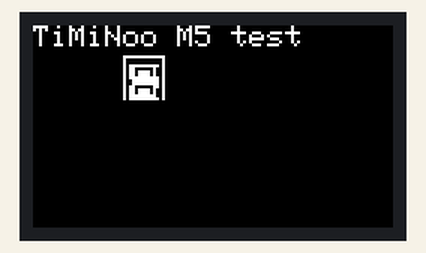
Bench run of a sketch on a simulated ESP32. On the bench: 240×135 colour display.

Above: at 0.2 s.

The sketch:

HelloWorld.ino
```cpp
// (licence header left out)
#include <M5StickCPlus.h>
#include <pgmspace.h>

#define door_28x30_width 28
#define door_28x30_height 30
PROGMEM const unsigned char door_28x30_bits[] = {
   0xff, 0xff, 0xff, 0x0f, 0xff, 0xff, 0xff, 0x0f, 0x03, 0x00, 0x00, 0x0c,
   0x03, 0x00, 0x00, 0x0c, 0x03, 0x00, 0x00, 0x0c, 0x03, 0x00, 0x00, 0x0c,
   0xf3, 0xff, 0xff, 0x0c, 0xf3, 0xff, 0xff, 0x0c, 0xf3, 0x00, 0x30, 0x0c,
   0xf3, 0x00, 0x30, 0x0c, 0xf3, 0xfc, 0x33, 0x0c, 0xf3, 0xfc, 0x33, 0x0c,
   0xf3, 0xfc, 0x33, 0x0c, 0xf3, 0xfc, 0x33, 0x0c, 0xf3, 0xff, 0xff, 0x0c,
   0xf3, 0xff, 0xff, 0x0c, 0xc3, 0xff, 0xff, 0x0c, 0xc3, 0xff, 0xff, 0x0c,
   0xc3, 0xff, 0xff, 0x0c, 0xc3, 0xff, 0xff, 0x0c, 0xf3, 0x00, 0xf0, 0x0c,
   0xf3, 0x00, 0xf0, 0x0c, 0xf3, 0xfc, 0x33, 0x0c, 0xf3, 0xfc, 0x33, 0x0c,
   0xf3, 0xfc, 0x33, 0x0c, 0xf3, 0xfc, 0x33, 0x0c, 0xf3, 0xff, 0x3f, 0x0c,
   0xf3, 0xff, 0x3f, 0x0c, 0xf3, 0xff, 0xff, 0x0c, 0xf3, 0xff, 0xff, 0x0c };

/* After M5StickC Plus is started or reset
  the program in the setUp () function will be run, and this part will only be
  run once. 在 M5StickC Plus
  启动或者复位后，即会开始执行setup()函数中的程序，该部分只会执行一次。 */
void setup() {
    M5.begin();  // Initialize M5StickC Plus.  初始化 M5StickC PLus
    M5.Lcd.fillScreen(TFT_BLACK);
    M5.Lcd.setTextSize(2);  // Set font size.  设置字体大小
    M5.Lcd.setRotation(3);  // Rotate the screen. 将屏幕旋转
    M5.Lcd.print("TiMiNoo M5 test");
    M5.Lcd.drawXBitmap(60, 20, door_28x30_bits, door_28x30_width, door_28x30_height, TFT_WHITE);
}

/* After the program in setup() runs, it runs the program in loop()
The loop() function is an infinite loop in which the program runs repeatedly
在setup()函数中的程序执行完后，会接着执行loop()函数中的程序
loop()函数是一个死循环，其中的程序会不断的重复运行 */
void loop() {
}
```
